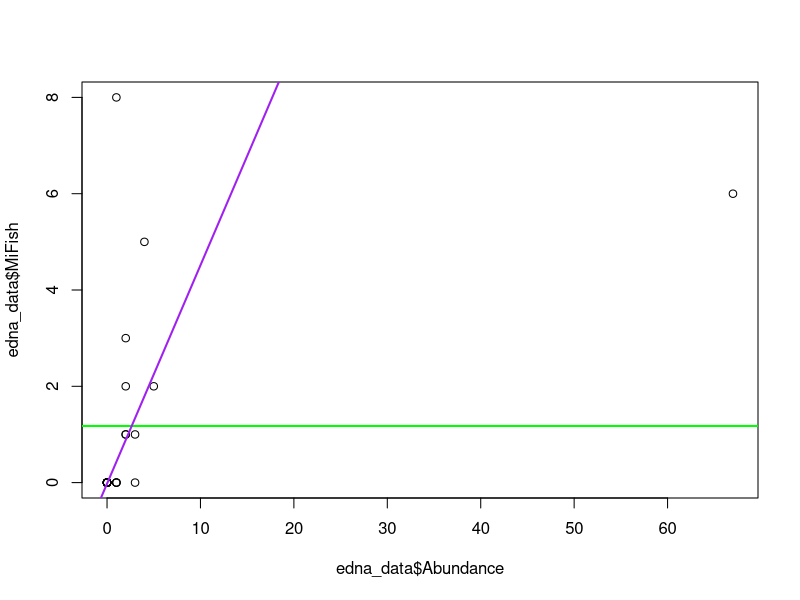
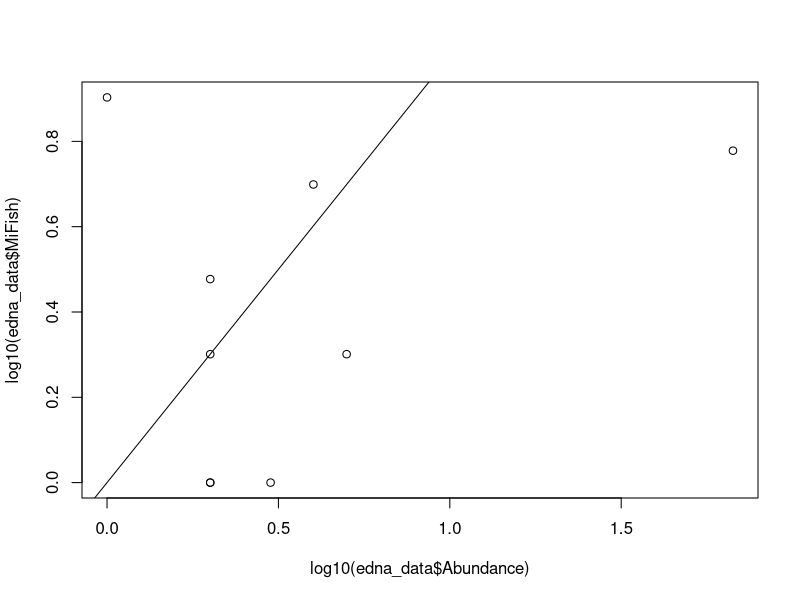
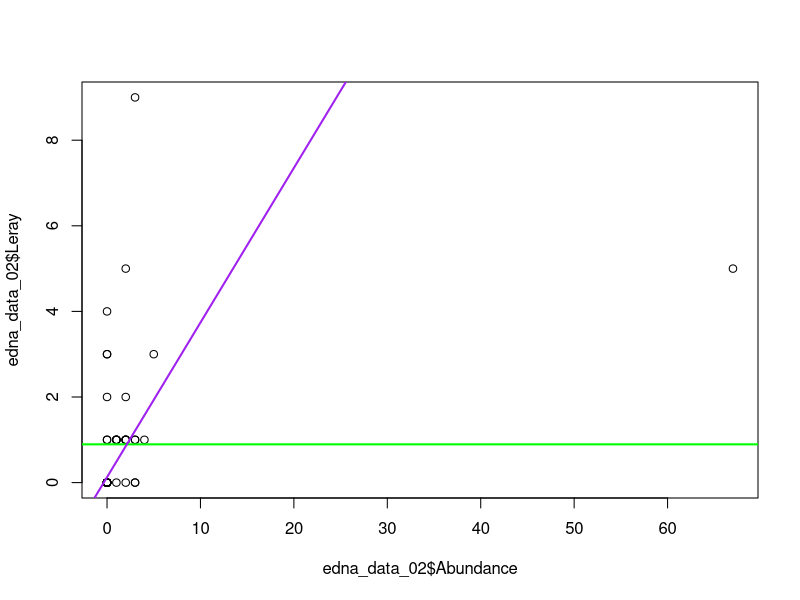
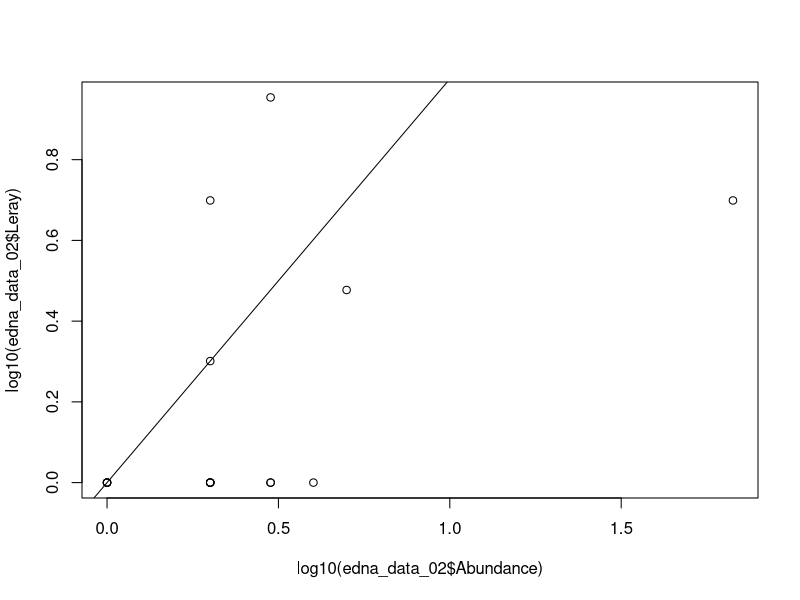

Source code (R) for these figures, in order: (Note: this script raises an error after producing the figures.)
rm(list = ls())

#Perform a Poisson Regression GLM using the abundance proportion of Fish species to their read counts in csv.
edna_data<- read.csv("MiFish_Abundance_Poisson.csv", header = TRUE)
edna_data$Abundance <- edna_data$Abundance 
edna_data$MiFish <- edna_data$MiFish
edna_data$Leray <- edna_data$Leray

#Replace N/A in csv dataset table.
edna_data<- replace(edna_data, is.na(edna_data), "")

#Fix any dataframe formating issues
edna_data$Species <- as.factor(edna_data$Species)

#Fit data into Poisson Regression GLMs.
edna_MiFish_model <- glm(Abundance ~ 1, data= edna_data, family = "poisson")
edna_MiFish_model_02 <- glm(Abundance ~ MiFish, data= edna_data,
                            family = "poisson")

#View GLMs & Explore model fits and independent variables signifance
summary(edna_MiFish_model)
summary(edna_MiFish_model_02)

# Add the model prediction to the plot
plot(edna_data$MiFish ~ edna_data$Abundance)
abline(edna_MiFish_model, col="green", lwd=2)
abline(edna_MiFish_model_02, col="purple", lwd=2)

# Add the model prediction to the plot
plot(log10(edna_data$MiFish) ~ log10(edna_data$Abundance))
abline(a=0, b=1) # one to one line


#Perform a Poisson Regression GLM using the abundance proportion of all Invert. species to their read counts in csv.
edna_data_02<- read.csv("Leray_Abundance_Poisson.csv", header = TRUE)
edna_data_02$Abundance <- edna_data_02$Abundance
edna_data_02$Leray <- edna_data_02$Leray


#Replace N/A in csv dataset table.
edna_data_02<- replace(edna_data_02, is.na(edna_data_02), "")

#Fix any dataframe formating issues
edna_data_02$Species <- as.factor(edna_data_02$Species)

#Fit data into Poisson Regression GLMs.
edna_Leray_model <- glm(Abundance ~ 1, data= edna_data_02, family = "poisson")
edna_Leray_model_02 <- glm(Abundance ~ Leray, data= edna_data_02,
                           family = "poisson")

#View GLMs & Explore model fits and independent variables signifance
summary(edna_Leray_model)
summary(edna_Leray_model_02)

# Add the model prediction to the plot
plot(edna_data_02$Leray ~ edna_data_02$Abundance)
abline(edna_Leray_model, col="green", lwd=2)
abline(edna_Leray_model_02, col="purple", lwd=2)

# Add the model prediction to the plot
plot(log10(edna_data_02$Leray) ~ log10(edna_data_02$Abundance))
abline(a=0, b=1) # one to one line

#Perform a Multiplicative factor log-Poisson Regression GLM using the abundance proportion of all Invert. species to their read counts, and to their body type in csv.
edna_data_02<- read.csv("Leray_Abundance_Poisson.csv", header = TRUE)
edna_data_02$Abundance <- edna_data_02$Abundance
edna_data_02$Leray <- edna_data_02$Leray
edna_data_02$Body_Type <-edna_data_02$Body_Type

#Replace N/A in csv dataset table.
edna_data_02<- replace(edna_data_02, is.na(edna_data_02), "")

#Fix any dataframe formating issues
edna_data_02$Species <- as.factor(edna_data_02$Species)
edna_data_02$Body_Type <- as.factor(edna_data_02$Body_Type)

#Fit data into Poisson Regression GLMs.
edna_Leray_model <- glm(Abundance ~ 1, data= edna_data_02, family = "poisson")
edna_Leray_model_02 <- glm(Abundance ~ Leray*Body_Type, data= edna_data_02,
                           family = "poisson")

#View GLMs & Explore model fits and independent variables signifance
summary(edna_Leray_model)
summary(edna_Leray_model_02)

# Add the model prediction to the plot
plot(edna_data_02$Leray ~ edna_data_02$Abundance)
abline(edna_Leray_model, col="green", lwd=2)
abline(edna_Leray_model_02, col="purple", lwd=2)

# Add the model prediction to the plot
plot(log10(edna_data_02$Leray) ~ log10(edna_data_02$Abundance))
abline(a=0, b=1) # one to one line

#Perform a Additive factor log-Poisson Regression GLM using the abundance proportion of all Invert. species to their read counts, and to their body type in csv.
edna_data_02<- read.csv("Leray_Abundance_Poisson.csv", header = TRUE)
edna_data_02$Abundance <- edna_data_02$Abundance
edna_data_02$Leray <- edna_data_02$Leray
edna_data_02$Body_Type <-edna_data_02$Body_Type

#Replace N/A in csv dataset table.
edna_data_02<- replace(edna_data_02, is.na(edna_data_02), "")

#Fix any dataframe formating issues
edna_data_02$Species <- as.factor(edna_data_02$Species)
edna_data_02$Body_Type <- as.factor(edna_data_02$Body_Type)

#Fit data into Poisson Regression GLMs.
edna_Leray_model <- glm(Abundance ~ 1, data= edna_data_02, family = "poisson")
edna_Leray_model_02 <- glm(Abundance ~ Leray+Body_Type, data= edna_data_02,
                           family = "poisson")

#View GLMs & Explore model fits and independent variables signifance
summary(edna_Leray_model)
summary(edna_Leray_model_02)

# Add the model prediction to the plot
plot(edna_data_02$Leray ~ edna_data_02$Abundance)
abline(edna_Leray_model, col="green", lwd=2)
abline(edna_Leray_model_02, col="purple", lwd=2)

# Add the model prediction to the plot
plot(log10(edna_data_02$Leray) ~ log10(edna_data_02$Abundance))
abline(a=0, b=1) # one to one line


#Perform a Poisson Regression GLM using the abundance proportion of cephalopod species to their read counts in csv.
edna_data_03<- read.csv("Ceph18s_Abundance_Poisson.csv", header = TRUE)
edna_data_03$Abundance <- edna_data_03$Abundance
edna_data_03$Ceph18s <- edna_data_03$Ceph18s

#Replace N/A in csv dataset table.
edna_data_03<- replace(edna_data_03, is.na(edna_data_03), "")

#Fix any dataframe formating issues
edna_data_03$Species <- as.factor(edna_data_03$Species)

#Fit data into Poisson Regression GLMs.
edna_Ceph18s_model <- glm(Abundance ~ 1, data= edna_data_03, family = "poisson")
edna_Ceph18s_model_02 <- glm(Abundance ~ Ceph18s, data= edna_data_03,
                             family = "poisson")

#View GLMs & Explore model fits and independent variables signifance
summary(edna_Ceph18s_model)
summary(edna_Ceph18s_model_02)

# Add the model prediction to the plot
plot(edna_data_03$Ceph18s ~ edna_data_03$Abundance)
abline(edna_Ceph18s_model, col="green", lwd=2)
abline(edna_Ceph18s_model_02, col="purple", lwd=2)

# Add the model prediction to the plot
plot(log10(edna_data_03$Ceph18s) ~ log10(edna_data_03$Abundance))
abline(a=0, b=1) # one to one line

#Perform a Poisson Regression GLM using the abundance of eDNA collected from different located metaprobes to their in csv.
edna_data<- read.csv("Metaprobe_eDNA_Location.csv", header = TRUE)
edna_data$Metaprobes <- edna_data$Metaprobes
edna_data$Location <- edna_data$Location 
edna_data$Quantity <- edna_data$Quantity

#Replace N/A in csv dataset table.
edna_data<- replace(edna_data, is.na(edna_data), "")

#Fix any dataframe formating issues
edna_data$Metaprobes <- as.factor(edna_data$Metaprobes)
edna_data$Location <- as.factor(edna_data$Location)

#Fit data into Poisson Regression GLMs.
edna_Metaprobe_model <- glm(Quantity ~ 1, data= edna_data, family = "poisson")
edna_Metaprobe_model_02 <- glm(Quantity ~ Location, data= edna_data,
                            family = "poisson")

#View GLMs & Explore model fits and independent variables signifance
summary(edna_Metaprobe_model)
summary(edna_Metaprobe_model_02)

# Add the model prediction to the plot
plot(edna_data$Quantity ~ edna_data$Location)
abline(edna_MiFish_model, col="green", lwd=2)
abline(edna_MiFish_model_02, col="purple", lwd=2)

# Add the model prediction to the plot
plot(log10(edna_data$Location) ~ log10(edna_data$Quantity))
abline(a=0, b=1) # one to one line
